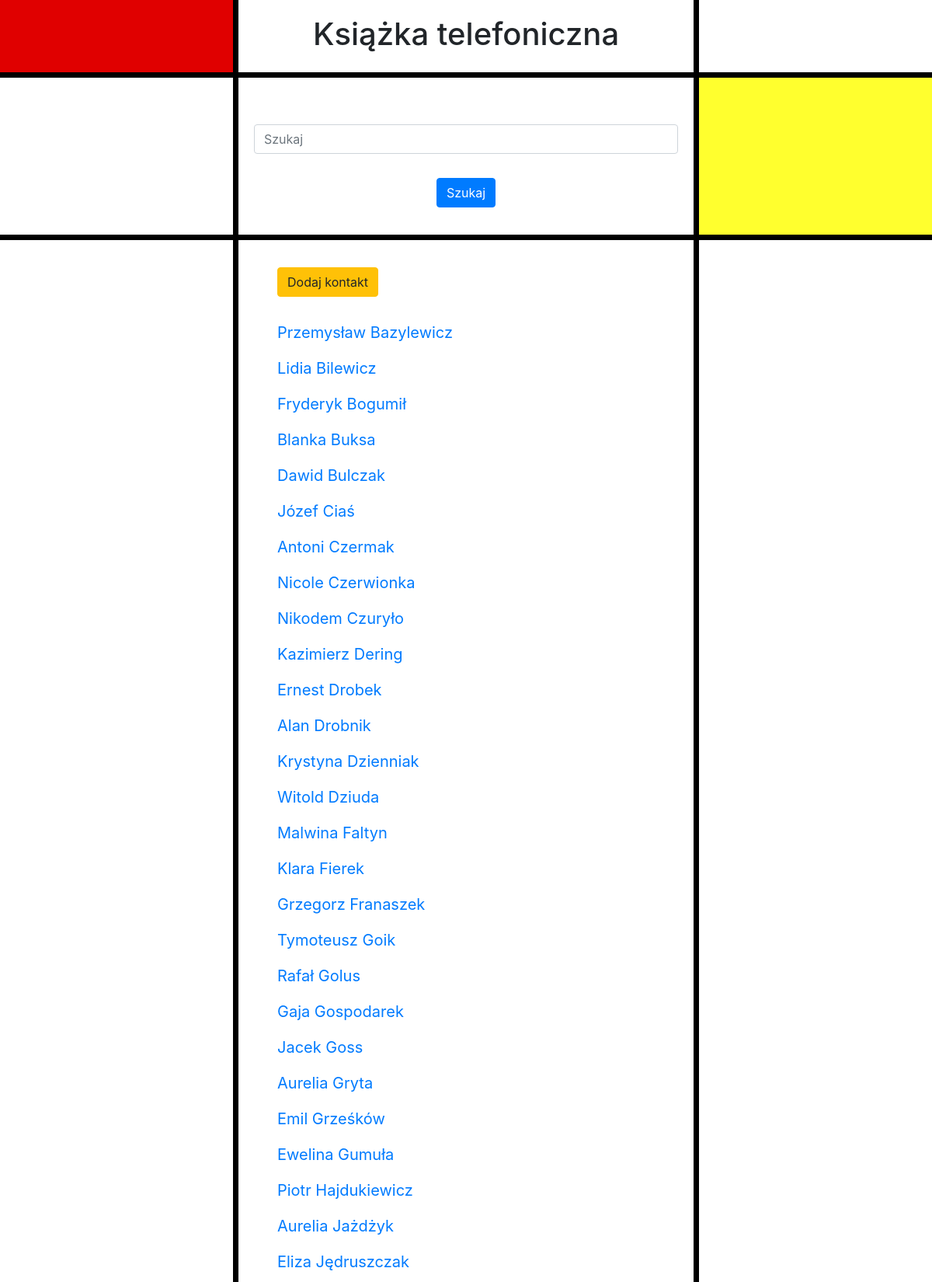
The page / (upper part) on the database its author committed.
### phone_book_app/models.py (models this page shows, shortened)
class Osoba(models.Model):
    imie = models.CharField(max_length=50)
    nazwisko = models.CharField(max_length=50)

### phone_book_app/views.py (the view)
# urls.py: path('', views.OsobaListView.as_view()),
class OsobaListView(ListView):
    context_object_name = 'people'
    model = models.Osoba
    template_name = 'phone_book_app/index.html'
    ordering = ['nazwisko']

### phone_book_app/templates/phone_book_app/index.html
{% extends "phone_book_app/base.html" %}
{% block head_block %}
<form action="search" method="GET">
  <div class="form-row form-group">
    <div class="col">
      <input type="text" name="q" class="form-control" placeholder="Szukaj">
    </div>
  </div>
  <button type="submit" class="btn btn-primary">Szukaj</button>
</form>
{% endblock %}
{% block body_block %}
<p><a class='btn btn-warning' href="{% url 'create' %}">Dodaj kontakt</a></p>
<div class="container">
{% if people %}
  {% for person in people %}
    <p>
      <a id="link" href="{% url 'detail' person.id  %}">{{person.imie}} {{person.nazwisko}}</a>
    </p>
  {% endfor %}
{% endif %}
</div>
{% endblock %}

### phone_book_app/static/css/styles.css (style rules this page uses)
.form-group { padding-top: 40px; }
.btn { text-align: left; margin: 15px; }

### rows shown on the page
Osoba: imie "Przemysław", nazwisko "Bazylewicz"
Osoba: imie "Lidia", nazwisko "Bilewicz"
Osoba: imie "Fryderyk", nazwisko "Bogumił"
Osoba: imie "Blanka", nazwisko "Buksa"
Osoba: imie "Dawid", nazwisko "Bulczak"
Osoba: imie "Józef", nazwisko "Ciaś"
Osoba: imie "Antoni", nazwisko "Czermak"
Osoba: imie "Nicole", nazwisko "Czerwionka"
Osoba: imie "Nikodem", nazwisko "Czuryło"
Osoba: imie "Kazimierz", nazwisko "Dering"
Osoba: imie "Ernest", nazwisko "Drobek"
Osoba: imie "Alan", nazwisko "Drobnik"
Osoba: imie "Krystyna", nazwisko "Dzienniak"
Osoba: imie "Witold", nazwisko "Dziuda"
Osoba: imie "Malwina", nazwisko "Faltyn"
Osoba: imie "Klara", nazwisko "Fierek"
Osoba: imie "Grzegorz", nazwisko "Franaszek"
Osoba: imie "Tymoteusz", nazwisko "Goik"
Osoba: imie "Rafał", nazwisko "Golus"
Osoba: imie "Gaja", nazwisko "Gospodarek"
Osoba: imie "Jacek", nazwisko "Goss"
Osoba: imie "Aurelia", nazwisko "Gryta"
Osoba: imie "Emil", nazwisko "Grześków"
Osoba: imie "Ewelina", nazwisko "Gumuła"
Osoba: imie "Piotr", nazwisko "Hajdukiewicz"
Osoba: imie "Aurelia", nazwisko "Jażdżyk"
Osoba: imie "Eliza", nazwisko "Jędruszczak"
